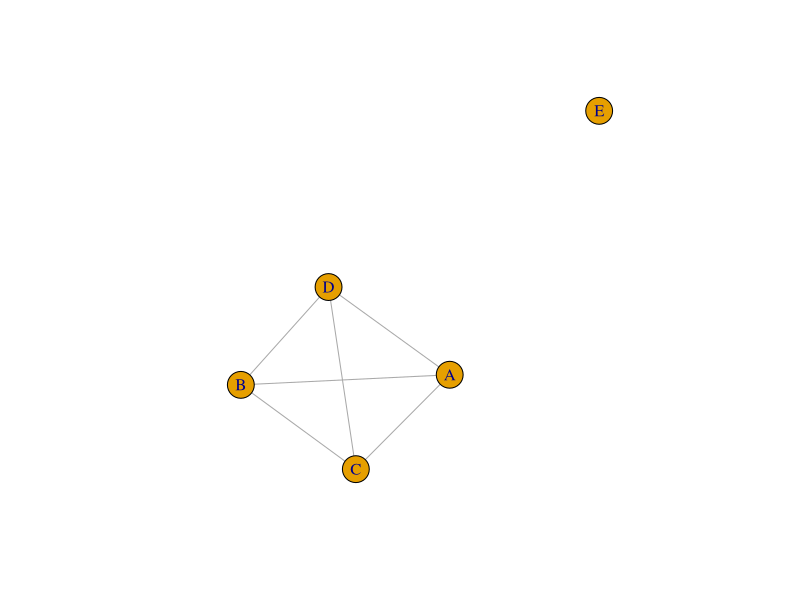
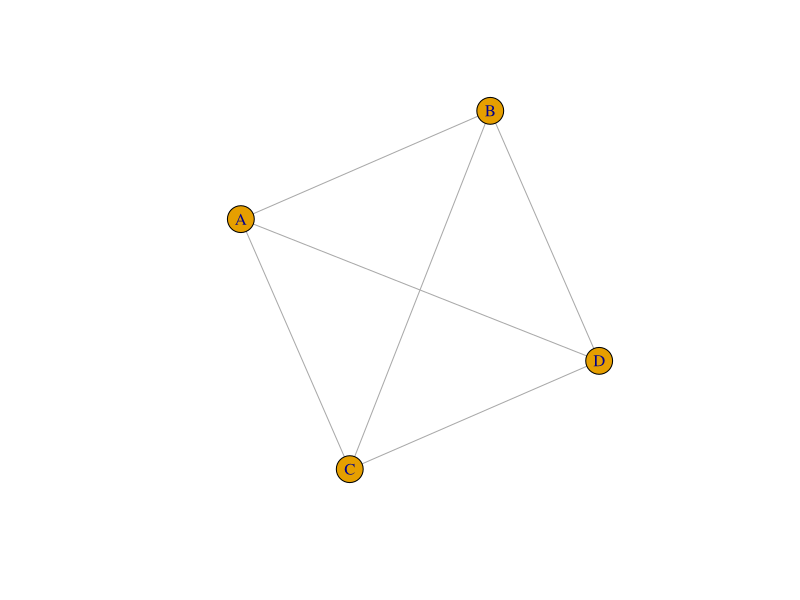
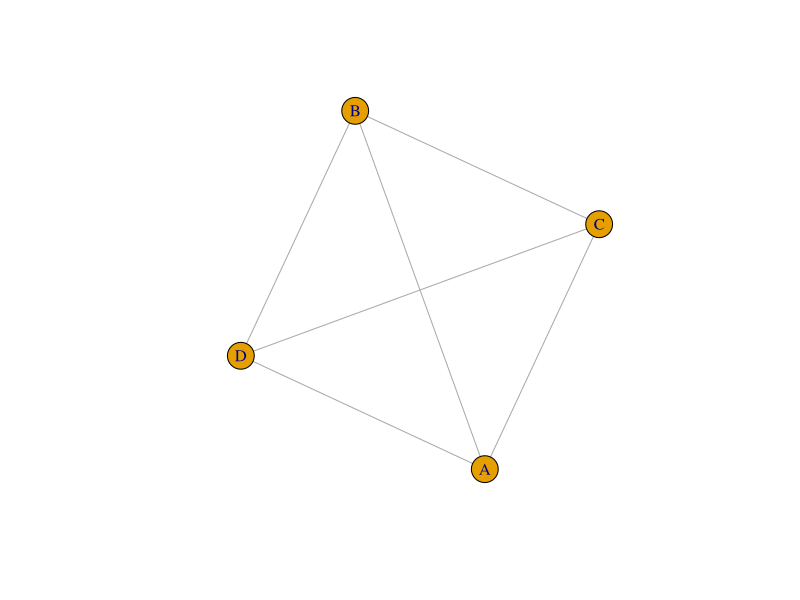
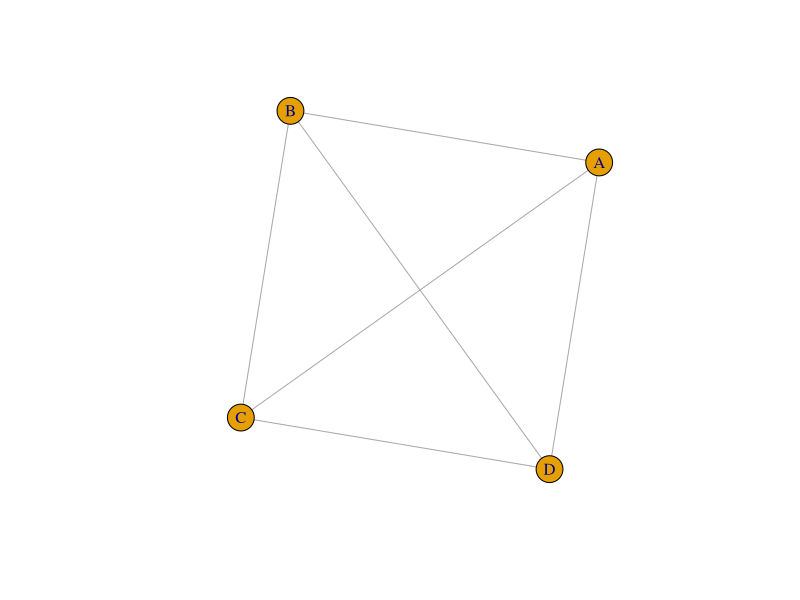
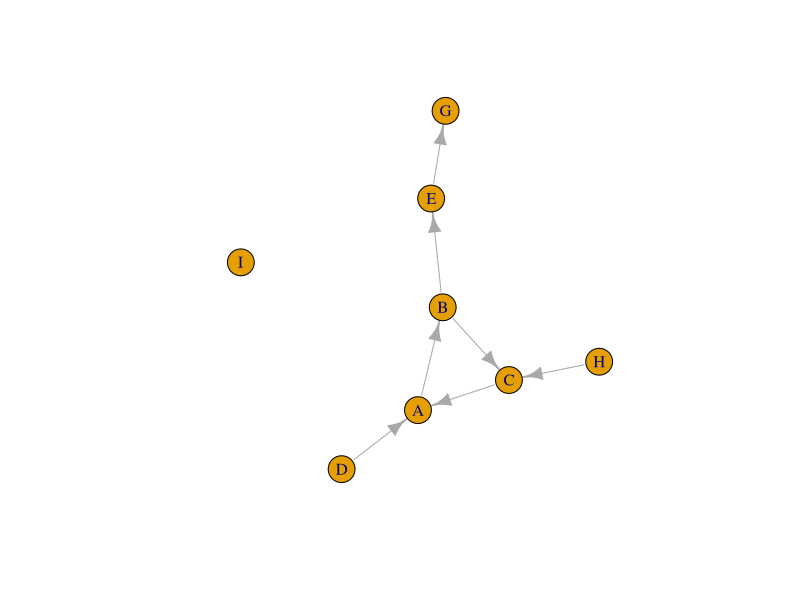

Reproduce these figures in R, in order. (Note: this script raises an error after producing the figures.)
## ---- chunk 1
knitr::opts_chunk$set(echo = TRUE)
## ---- chunk 2
library(igraph)
tang <- make_empty_graph(directed = FALSE)+
  vertices(LETTERS[1:5])+
  edges('A','B', 'A','C', 'A','D',
        'B','C', 'B','D',
        'C','D')
plot(tang)

tang2 <- tang-V(tang)[degree(tang)==0]
plot(tang2)

tang3 <- delete.vertices(tang, v = degree(tang)==0)
plot(tang3)

tang4 <- induced_subgraph(tang, degree(tang)!= 0)
plot(tang4)
## ---- chunk 3
bow <- make_graph(~A-+B-+C-+A,
                    D-+A,
                    B-+E,
                    E-+G,
                    H-+C,
                    I)
plot(bow)
## ---- chunk 4
bowtie <- function(graph){
  bowtie <- list()
  incom <- FALSE
  outcom <- FALSE
  tendril <- FALSE
  disconnected <- FALSE
  c <- components(graph, mode = 'strong')
  coreindex <- which.max(c$csize)
  corevertices <- V(graph)[c$membership == coreindex]
  for(v in V(graph)){
    if(!(v %in% corevertices)){
      neighin <- neighborhood(graph, order = gorder(graph), nodes = v, mode = 'out')
      neighout <- neighborhood(graph, order = gorder(graph), nodes = v, mode = 'in')
      neighall <- neighborhood(graph, order = gorder(graph), nodes = v, mode = 'all')
      if(corevertices %in% neighin[[1]]){
        if(incom==FALSE){
          incom <- V(graph)[v]
        }else{
          incom <- c(incom,V(graph)[v])
        }
      }else if(corevertices %in% neighout[[1]]){
        if(outcom==FALSE){
          outcom <- V(graph)[v]
        }else{
          outcom <- c(outcom,V(graph)[v])
        }
      }else if(corevertices %in% neighall[[1]]){
        if(tendril==FALSE){
          tendril <- V(graph)[v]
        }else{
          tendril <- c(tendril,V(graph)[v])
        }
      }else{
        if(disconnected==FALSE){
          disconnected <- V(graph)[v]
        }else{
          disconnected <- c(disconnected,V(graph)[v])
        }
      }
    }
  }
  bowtie <- list(core_vertices=corevertices,in_component=incom,out_component=outcom,tendril=tendril,disconnected=disconnected)
  return(bowtie)
}

print(bowtie(bow))
## ---- chunk 5
name <- c('s','2','3','4','5','6','7','t')
mat <- c(0,10,5,15,0,0,0,0,
         0,0,4,0,9,15,0,0,
         0,0,0,4,0,8,0,0,
         0,0,0,0,0,0,30,0,
         0,0,0,0,0,15,0,10,
         0,0,0,0,0,0,15,10,
         0,0,6,0,0,0,0,10,
         0,0,0,0,0,0,0,0)
mat <- matrix(mat, nrow = 8, byrow =TRUE)
rownames(mat) <- name
colnames(mat) <- name
graph <- graph_from_adjacency_matrix(mat, mode = 'directed', weighted = TRUE)
plot(graph)
## ---- chunk 6
dijkstra <- function(graph, s, t){
  graph <- set_vertex_attr(graph, 'dist', index=V(graph), value=Inf)
  V(graph)[s]$dist <- 0 
  graph <- set_vertex_attr(graph, 'previous', index=V(graph), value=FALSE)
  V(graph)[s]$previous <- V(graph)[s]$name
  q <- V(graph)
  while(length(q)!=0){
    u <- V(graph)[q]$name[which.min(V(graph)[q]$dist)]
    q <- difference(q,q[u])
    if(u!=t){
    neighbor <- neighborhood(graph,order=1,nodes=V(graph)[u],mode = 'out')[[1]]$name
    neighbor <- neighbor[2:length(neighbor)]
    for(nei in neighbor){
      alt <- V(graph)[u]$dist+ E(graph)[u %->% nei]$weight
      if(alt<V(graph)[nei]$dist){
        V(graph)[nei]$dist <- alt
        o <- list(c(V(graph)[u]$previous[[1]],V(graph)[nei]$name))
        graph <- set_vertex_attr(graph,'previous',index=nei,value=o)
        #V(graph)[nei]$previous<-list(V(graph)[u]$previous,V(graph)[nei]$name)
      }
    }
    }else{
      return(V(graph)[t]$previous)
    }
  }
}

print(dijkstra(graph, 's','t'))
## ---- chunk 7
max_flow(graph,'s','t')$value

